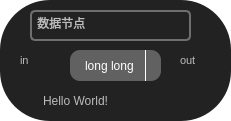
<?xml version="1.0" encoding="UTF-8"?>
<ui version="4.0">
 <class>GraphicsDataNode</class>
 <widget class="QWidget" name="GraphicsDataNode">
  <property name="geometry">
   <rect>
    <x>0</x>
    <y>0</y>
    <width>231</width>
    <height>121</height>
   </rect>
  </property>
  <property name="minimumSize">
   <size>
    <width>0</width>
    <height>0</height>
   </size>
  </property>
  <property name="windowTitle">
   <string>Form</string>
  </property>
  <property name="styleSheet">
   <string notr="true">

background: rgba(255, 255, 255, 0);
    color: #BBBBBB;
    font-family: &quot;Segoe UI&quot;;

</string>
  </property>
  <widget class="QComboBox" name="comboBox">
   <property name="geometry">
    <rect>
     <x>70</x>
     <y>50</y>
     <width>91</width>
     <height>31</height>
    </rect>
   </property>
   <property name="font">
    <font>
     <family>Segoe UI</family>
     <pointsize>9</pointsize>
    </font>
   </property>
   <property name="styleSheet">
    <string notr="true">
QComboBox {border-radius:10px;background:rgb(97, 97, 97);color:#ffffff;
padding-left:15px;
}  

QComboBox QAbstractItemView {background:rgb(189, 189, 189);color:#ffffff;} 
 

QComboBox::drop-down{
width: 15px;
border-left: 1px solid #ffffff; 
}    

QComboBox::down-arrow {image: url(:/img/img/xia.png);height:30px;width:15px;}   

QListView::item{padding-left:15px;background:rgb(152, 152, 152);color:#ffffff;}  

QListView::item:selected{ 
color:#DCDCDC;
background:rgb(94,167,255);
}   

QListView::item:hover{ 
color:#DCDCDC;
background:rgb(94,167,255);
}</string>
   </property>
   <item>
    <property name="text">
     <string>long long</string>
    </property>
   </item>
   <item>
    <property name="text">
     <string>String</string>
    </property>
   </item>
   <item>
    <property name="text">
     <string>float</string>
    </property>
   </item>
   <item>
    <property name="text">
     <string>double</string>
    </property>
   </item>
   <item>
    <property name="text">
     <string>int</string>
    </property>
   </item>
  </widget>
  <widget class="QLabel" name="nodeBackground">
   <property name="geometry">
    <rect>
     <x>0</x>
     <y>0</y>
     <width>231</width>
     <height>121</height>
    </rect>
   </property>
   <property name="styleSheet">
    <string notr="true">

background: #222222;
    color: #BBBBBB;
    font-family: &quot;Segoe UI&quot;;
border-radius:50%;
</string>
   </property>
   <property name="text">
    <string/>
   </property>
  </widget>
  <widget class="QLineEdit" name="dataNodeData">
   <property name="geometry">
    <rect>
     <x>40</x>
     <y>90</y>
     <width>151</width>
     <height>21</height>
    </rect>
   </property>
   <property name="font">
    <font>
     <family>Segoe UI</family>
     <pointsize>9</pointsize>
     <weight>50</weight>
     <bold>false</bold>
    </font>
   </property>
   <property name="styleSheet">
    <string notr="true">border:1px solid rgba(255, 255, 255, 0)</string>
   </property>
   <property name="text">
    <string>Hello World!</string>
   </property>
  </widget>
  <widget class="QLineEdit" name="dataNodeName">
   <property name="geometry">
    <rect>
     <x>30</x>
     <y>10</y>
     <width>161</width>
     <height>31</height>
    </rect>
   </property>
   <property name="font">
    <font>
     <family>Segoe UI</family>
     <pointsize>9</pointsize>
     <weight>50</weight>
     <bold>false</bold>
    </font>
   </property>
   <property name="styleSheet">
    <string notr="true">border:2px solid rgb(111, 111, 111);
border-radius:5px;</string>
   </property>
   <property name="text">
    <string> 数据节点</string>
   </property>
  </widget>
  <widget class="QLabel" name="label">
   <property name="geometry">
    <rect>
     <x>180</x>
     <y>50</y>
     <width>31</width>
     <height>21</height>
    </rect>
   </property>
   <property name="font">
    <font>
     <family>Segoe UI</family>
     <pointsize>8</pointsize>
     <weight>50</weight>
     <bold>false</bold>
    </font>
   </property>
   <property name="text">
    <string>out</string>
   </property>
  </widget>
  <widget class="QLabel" name="label_2">
   <property name="geometry">
    <rect>
     <x>20</x>
     <y>50</y>
     <width>31</width>
     <height>21</height>
    </rect>
   </property>
   <property name="font">
    <font>
     <family>Segoe UI</family>
     <pointsize>8</pointsize>
     <weight>50</weight>
     <bold>false</bold>
    </font>
   </property>
   <property name="text">
    <string>in</string>
   </property>
  </widget>
  <widget class="Port" name="inputPort" native="true">
   <property name="geometry">
    <rect>
     <x>0</x>
     <y>50</y>
     <width>16</width>
     <height>16</height>
    </rect>
   </property>
  </widget>
  <widget class="Port" name="outputPort" native="true">
   <property name="geometry">
    <rect>
     <x>210</x>
     <y>50</y>
     <width>16</width>
     <height>16</height>
    </rect>
   </property>
  </widget>
  <zorder>nodeBackground</zorder>
  <zorder>comboBox</zorder>
  <zorder>dataNodeData</zorder>
  <zorder>dataNodeName</zorder>
  <zorder>label</zorder>
  <zorder>label_2</zorder>
  <zorder>inputPort</zorder>
  <zorder>outputPort</zorder>
 </widget>
 <customwidgets>
  <customwidget>
   <class>Port</class>
   <extends>QWidget</extends>
   <header>port.h</header>
  </customwidget>
 </customwidgets>
 <resources/>
 <connections/>
</ui>
